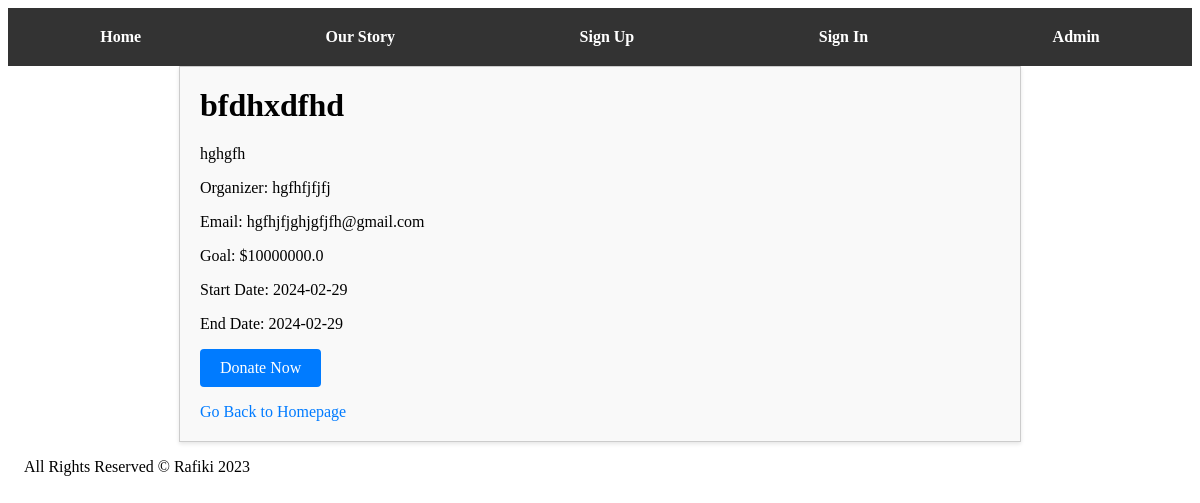
The page /about/9 on the database its author committed.
### tables this page shows
CREATE TABLE fundraisers (
            id INTEGER PRIMARY KEY AUTOINCREMENT,
            title TEXT NOT NULL,
            description TEXT NOT NULL,
            organizer_name TEXT NOT NULL,
            organizer_email TEXT NOT NULL,
            fundraising_goal REAL NOT NULL,
            start_date TEXT NOT NULL,
            end_date TEXT NOT NULL
        );

### app.py (the view)
@app.route('/about/<int:fundraiser_id>')
def fundraiser_detail(fundraiser_id):
    db = get_db()
    fundraiser = db.execute('SELECT * FROM fundraisers WHERE id = ?', (fundraiser_id,)).fetchone()
    return render_template('about.html', fundraiser=fundraiser)

### app.py (called while the page is built)
def get_db():
    if 'db' not in g:
        g.db = sqlite3.connect(app.config['DATABASE'])
        g.db.row_factory = sqlite3.Row
        g.db.execute(
            '''
            CREATE TABLE IF NOT EXISTS users (
                id INTEGER PRIMARY KEY AUTOINCREMENT,
                username TEXT NOT NULL,
                email TEXT NOT NULL,
                password TEXT NOT NULL
            )
            '''
        )
        g.db.commit()
    return g.db

### templates/about.html (shortened to what this page needs)
{% extends "base.html" %}
{% block content %}
    <div class="container">
        <h1>{{ fundraiser.title }}</h1>
        <p>{{ fundraiser.description }}</p>
        <p>Organizer: {{ fundraiser.organizer_name }}</p>
        <p>Email: {{ fundraiser.organizer_email }}</p>
        <p>Goal: ${{ fundraiser.fundraising_goal }}</p>
        <p>Start Date: {{ fundraiser.start_date }}</p>
        <p>End Date: {{ fundraiser.end_date }}</p>
        <p><a href="{{ url_for('donate', fundraiser_id=fundraiser.id) }}" class="btn-donate">Donate Now</a></p>
        <a href="/" class="back-link">Go Back to Homepage</a>
    </div>
{% endblock %}

### static/style.css (style rules this page uses)
.container { max-width: 800px; margin: 0 auto; padding: 20px; background-color: #f9f9f9; border: 1px solid #ccc; box-shadow: 0px 2px 4px rgba(0, 0, 0, 0.1); }
.container h1 { margin-top: 0; }
.btn-donate { display: inline-block; padding: 10px 20px; background-color: #007bff; color: #fff; text-decoration: none; border-radius: 4px; transition: background-color 0.3s ease; }
.back-link { display: block; margin-top: 10px; color: #007bff; text-decoration: none; }

### rows shown on the page
fundraisers: title "bfdhxdfhd", description "hghgfh", organizer_name "hgfhfjfjfj", organizer_email "hgfhjfjghjgfjfh@gmail.com", fundraising_goal "10000000.0", start_date "2024-02-29", end_date "2024-02-29"
